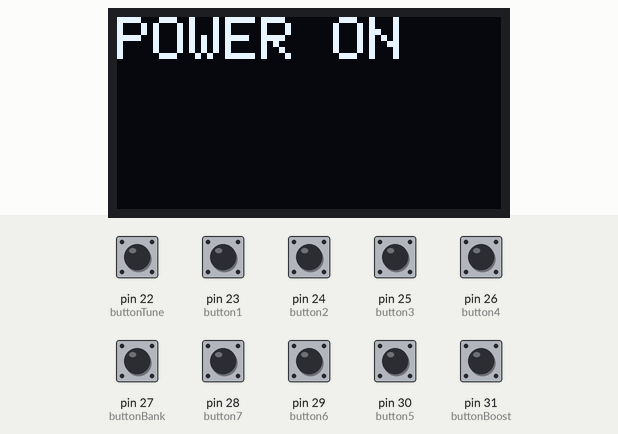
The sketch below on a simulated Arduino Mega 2560, built with avr-gcc and run on an emulated ATmega2560. On the bench: 128×64 one-colour display. The test bench sets the inputs (shaded band); at power-on: pin 22 (buttonTune), pin 23 (button1), pin 24 (button2), pin 25 (button3), pin 26 (button4), pin 27 (buttonBank), pin 28 (button7), pin 29 (button6), pin 30 (button5), pin 31 (buttonBoost) HIGH. WiFi joins after 1.5 s; servers stay silent unless stated; what the sketch prints to the serial monitor is not drawn.

Above: at 2.4 s.
2.5 s: pin 22 (buttonTune) pulled LOW for 0.15 s
At 3.8 s:
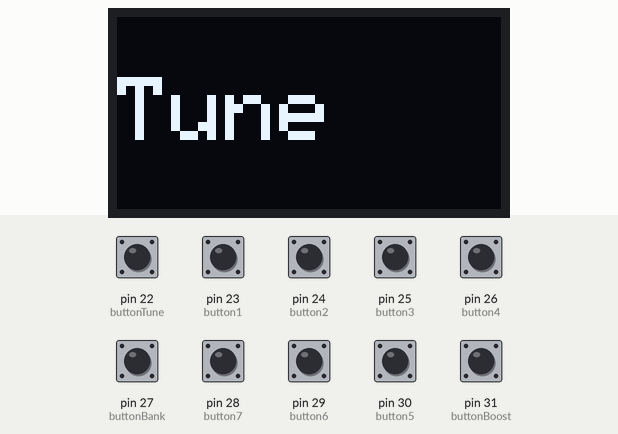
4.5 s: pin 31 (buttonBoost) pulled LOW for 1 s
At 6.1 s:
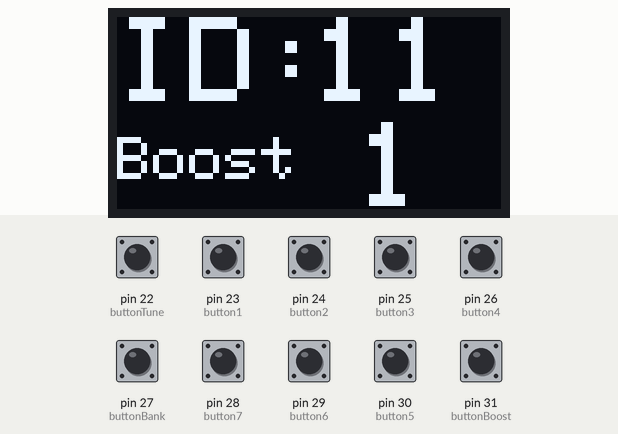
7.0 s: pin 27 (buttonBank) pulled LOW for 1 s
At 7.09 s:
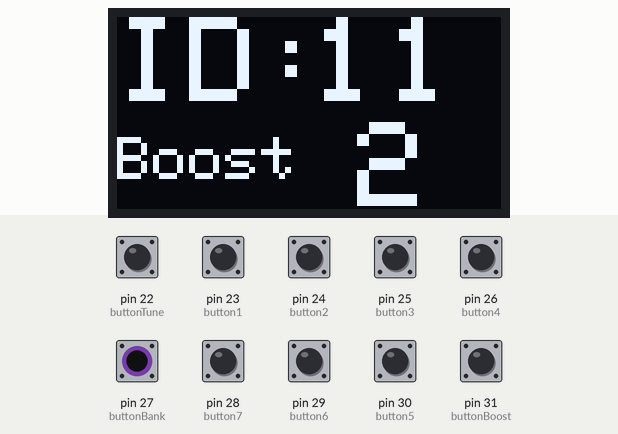
9.5 s: pin 24 (button2) pulled LOW for 0.15 s
At 10.0 s:
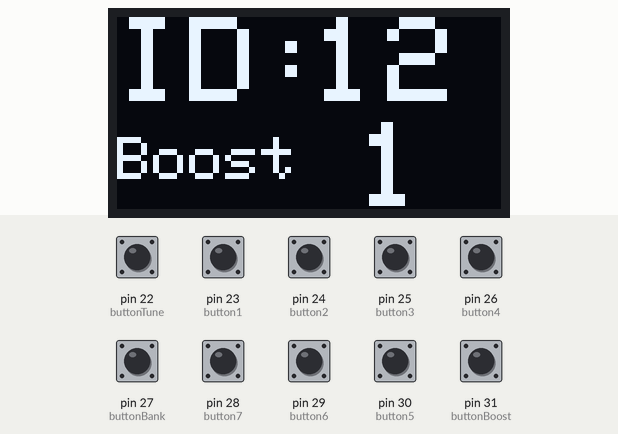
11.1 s: pin 25 (button3) pulled LOW for 0.15 s
At 12.3 s:
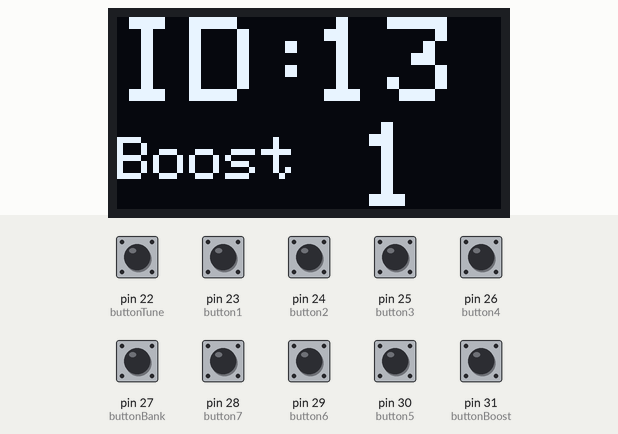
12.7 s: pin 26 (button4) pulled LOW for 0.15 s
At 13.6 s:
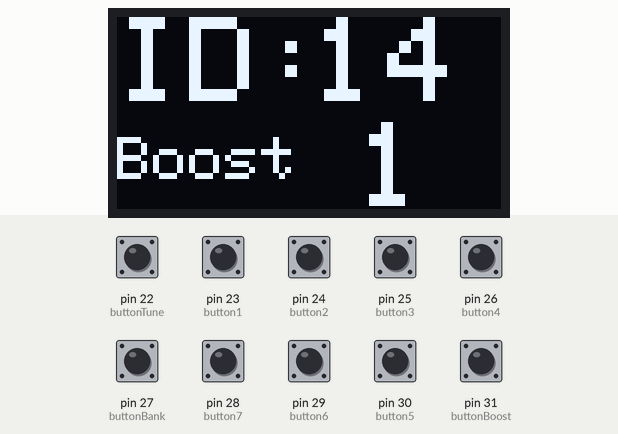
Timing chart, 0 to 15.3 s (numbered marks = the images above; inputs shaded):
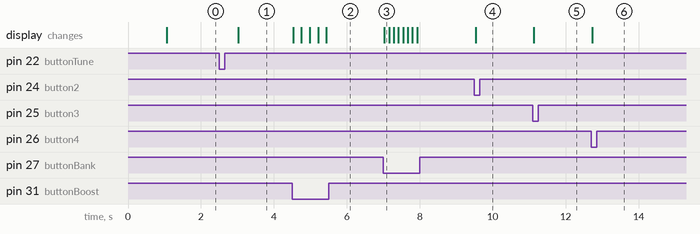

Measured:
- after the input at 2.5 s, the display: changes after 0.53 s (image 1)
- after the input at 4.5 s, the display: changes at once (image 2)
- after the input at 7.0 s, the display: changes at once (image 3)
- after the input at 9.5 s, the display: changes at once (image 4)
- after the input at 11.1 s, the display: changes at once (image 5)
- after the input at 12.7 s, the display: changes at once (image 6)

The sketch:

fsw.ino
```cpp
#include <SPI.h>
#include <Ethernet.h>

#include <Wire.h>
#include <Adafruit_GFX.h>
#include <Adafruit_SSD1306.h>

//OLED Setup
#define OLED_RESET 4
Adafruit_SSD1306 display(OLED_RESET);

#define NUMFLAKES 10
#define XPOS 0
#define YPOS 1
#define DELTAY 2

#if (SSD1306_LCDHEIGHT != 64)
#error("Height incorrect, please fix Adafruit_SSD1306.h!");
#endif


#define LOGO16_GLCD_HEIGHT 64
#define LOGO16_GLCD_WIDTH  16


//Ethernet Config
byte mac[] = {0xDE, 0xAD, 0xBE, 0xEF, 0xFE, 0xED};
IPAddress ip(192, 168, 1, 20);
IPAddress server(192, 168, 1, 177);
EthernetClient client;

//Footswitch Config (top down, left to right)
int buttonTune = 22;
int button1 = 23;
int button2 = 24;
int button3 = 25;
int button4 = 26;
int buttonBoost = 31;
int button5 = 30;
int button6 = 29;
int button7 = 28;
int buttonBank = 27;

//Strymon Timeline
byte TL = 2;
//Warped Vinyl
byte WV = 5;
//Wombtone
byte WT = 6;

//Internal Variables
byte Preset[2][7][13] =

{
  {
    {0, TL, 1, 102, 0, WV, 1, 102, 0, WT, 1, 102, 0},
    {2, TL, 1, 102, 0, WV, 1, 102, 0, WT, 1, 102, 0},
    {4, TL, 28, 102, 127, WV, 1, 102, 0, WT, 1, 102, 0},
    {8, TL, 35, 102, 127, WV, 1, 102, 0, WT, 1, 102, 0},
    {16, TL, 25, 102, 127, WV, 1, 102, 0, WT, 1, 102, 0},
    {14, TL, 27, 102, 127, WV, 1, 102, 0, WT, 1, 102, 0},
    {20, TL, 16, 102, 127, WV, 1, 102, 0, WT, 1, 102, 0},
  },
  {
    {4, TL, 1, 102, 0, WV, 3, 102, 127, WT, 1, 102, 0},
    {4, TL, 28, 102, 127, WV, 3, 102, 127, WT, 1, 102, 0},
    {4, TL, 1, 102, 0, WV, 1, 102, 0, WT, 3, 102, 127},
    {4, TL, 1, 102, 0, WV, 1, 102, 0, WT, 2, 102, 127},
    {20, TL, 48, 102, 127, WV, 1, 102, 0, WT, 1, 102, 0},
    {20, TL, 1, 102, 0, WV, 1, 102, 0, WT, 1, 102, 0},
    {20, TL, 16, 102, 127, WV, 1, 102, 0, WT, 1, 102, 0},
  }
};

int preset = 0;
int bank = 0;
int bank_inc = 0;
int tune = 0;
int boost = 0;
int BoostJack = 5;

byte PresetReq[] = {80, 0, 10};
byte MidiReq[] = {77, 0, 0, 0, 0, 10};

void setup() {

  //Footswitch Setup
  pinMode(buttonTune, INPUT_PULLUP);
  pinMode(button1, INPUT_PULLUP);
  pinMode(button2, INPUT_PULLUP);
  pinMode(button3, INPUT_PULLUP);
  pinMode(button4, INPUT_PULLUP);
  pinMode(buttonBoost, INPUT_PULLUP);
  pinMode(button5, INPUT_PULLUP);
  pinMode(button6, INPUT_PULLUP);
  pinMode(button7, INPUT_PULLUP);
  pinMode(buttonBank, INPUT_PULLUP);

  //Ethernet Setup
  Ethernet.begin(mac, ip);
  Serial.begin(9600);

  delay(1000);
  Serial.println("connecting...");

   //Display Setup
   display.begin(SSD1306_SWITCHCAPVCC, 0x3C);
   display.clearDisplay();
   display.setTextSize(2);
   display.setTextColor(WHITE);
   display.setCursor(0,0);
   display.println("POWER ON");
   display.display();
   display.clearDisplay();

  if (client.connect(server, 1234)) {
    Serial.println("connected");
  }

  else {
    Serial.println("connection failed");
  }

}

void loop() {

  if (digitalRead(buttonTune) == LOW) {
    //Increment tune on button press
    tune = tune + 1;
    Serial.println(tune);
    //Toggle Tuner On
    if (tune == 1) {
      Serial.println("TUNER ON");
      PresetReq[1] = 1;
      client.write(PresetReq,3);
    }

    //Toggle Tuner Off back to previous preset
    if (tune > 1) {
      tune = 0;
      Serial.println("TUNER OFF");
      PresetChange(bank,preset);
    }

    delay(500);

    ScreenWrite();
  }

  if (digitalRead(buttonBoost) == LOW) {
    boost = boost + 1;
    tune = 0;
    if (boost > 1){
      boost = 0;
    }
    PresetChange(bank,preset);
    delay(200);
  }


  if (digitalRead(button1) == LOW) {
    preset = 0;
    tune = 0;
    PresetChange(bank,preset);
    MIDIChange(bank,preset);
  }

  if (digitalRead(button2) == LOW) {
    preset = 1;
    tune = 0;
    PresetChange(bank,preset);
    MIDIChange(bank,preset);
  }

  if (digitalRead(button3) == LOW) {
    preset = 2;
    tune = 0;
    PresetChange(bank,preset);
    MIDIChange(bank,preset);
  }

  if (digitalRead(button4) == LOW) {
    preset = 3;
    tune = 0;
    PresetChange(bank,preset);
    MIDIChange(bank,preset);
  }


  if (digitalRead(button5) == LOW) {
    preset = 4;
    tune = 0;
    PresetChange(bank,preset);
    MIDIChange(bank,preset);
  }

  if (digitalRead(button6) == LOW) {
    preset = 5;
    tune = 0;
    PresetChange(bank,preset);
    MIDIChange(bank,preset);
  }

  if (digitalRead(button7) == LOW) {
    preset = 6;
    tune = 0;
    PresetChange(bank,preset);
    MIDIChange(bank,preset);
  }

  if (digitalRead(buttonBank) == LOW) {
     bank_inc = bank_inc + 1;
     tune = 0;
     if (bank_inc > 1){
      bank_inc = 0;
     }

     ScreenWrite();
     delay(100);
  }

}

void PresetChange(int b, int p) {
  PresetReq[1] = Preset[b][p][0];
  //Check State of Boost, adjust boost bit accordingly
  bank = bank_inc;
  if (boost == 1){
     bitWrite(PresetReq[1], BoostJack,1);
  }

  client.write(PresetReq, 3);

  ScreenWrite();

}

void MIDIChange(int b, int p){

  MidiReq[1] = Preset[b][p][1];
  MidiReq[2] = Preset[b][p][2];
  MidiReq[3] = Preset[b][p][3];
  MidiReq[4] = Preset[b][p][4];

  client.write(MidiReq,6);

  MidiReq[1] = Preset[b][p][5];
  MidiReq[2] = Preset[b][p][6];
  MidiReq[3] = Preset[b][p][7];
  MidiReq[4] = Preset[b][p][8];

  client.write(MidiReq,6);

  MidiReq[1] = Preset[b][p][9];
  MidiReq[2] = Preset[b][p][10];
  MidiReq[3] = Preset[b][p][11];
  MidiReq[4] = Preset[b][p][12];

  client.write(MidiReq,6);

  delay(500);
}

void ScreenWrite() {

    if (tune == 1) {
      display.clearDisplay();
      display.setTextSize(3);
      display.setCursor(0,20);
      display.println("Tune");
      display.display();
   }

   else {

   //Write Preset ID to Screen
   display.clearDisplay();
   display.setTextSize(4);
   display.setTextColor(WHITE);
   display.setCursor(0,0);
   display.println("ID:");
   display.setTextSize(4);
   display.setCursor(65,0);
   display.println(bank+1);
   display.setCursor(90,0);
   display.println(preset+1);


   display.setCursor(80,35);
   display.setTextSize(4);
   display.println(bank_inc+1);


   //Boost Check
   if (boost == 1){
    display.setTextSize(2);
    display.setCursor(0,40);
    display.println("Boost");
    }

   display.display();
   display.clearDisplay();

   }


}
```
